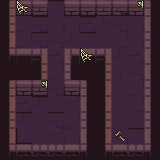

A 2D game scene composited from a Tiled map and its tileset images. What follows is a short description and the map's XML, with each tile layer's data collapsed to a summary:
An orthogonal 10x10 tile map with 16x16 px tiles, 2 tile layers (bgd, bgd2), 3 tilesets and 15 objects.

<map version="1.8" tiledversion="1.8.0" orientation="orthogonal" renderorder="right-down" width="10" height="10" tilewidth="16" tileheight="16" infinite="0" nextlayerid="6" nextobjectid="24">
 <tileset firstgid="1" source="dungeon.tsx" />
 <tileset firstgid="101" source="props.tsx" />
 <tileset firstgid="152" source="characters.tsx" />
 <layer id="1" name="bgd" width="10" height="10">
  <data>[100 cells, 100 non-empty, 43 distinct tile ids]</data>
 </layer>
 <layer id="4" name="bgd2" width="10" height="10">
  <data>[100 cells, 5 non-empty, 3 distinct tile ids]</data>
 </layer>
 <objectgroup color="#ff0000" id="5" name="connections">
  <object id="10" x="48" y="0" width="16" height="16" />
 </objectgroup>
 <objectgroup id="2" name="characters">
  <object id="9" gid="154" x="48" y="48" width="16" height="16" />
  <object id="15" gid="164" x="80" y="48" width="16" height="16" />
  <object id="16" gid="168" x="16" y="112" width="16" height="16" />
  <object id="17" gid="160" x="128" y="32" width="16" height="16" />
  <object id="18" gid="156" x="112" y="128" width="16" height="16" />
 </objectgroup>
 <objectgroup id="3" name="props">
  <object id="11" gid="107" x="128" y="96" width="16" height="16" />
  <object id="12" gid="107" x="48" y="80" width="16" height="16" />
  <object id="13" gid="123" x="112" y="16" width="16" height="16" />
  <object id="14" gid="123" x="32" y="16" width="16" height="16" />
  <object id="19" gid="119" x="128" y="128" width="16" height="16" />
  <object id="20" gid="115" x="128" y="64" width="16" height="16" />
  <object id="21" gid="111" x="80" y="16" width="16" height="16" />
  <object id="22" gid="102" x="64" y="144" width="16" height="16" />
  <object id="23" gid="101" x="32" y="144" width="16" height="16" />
 </objectgroup>
</map>
